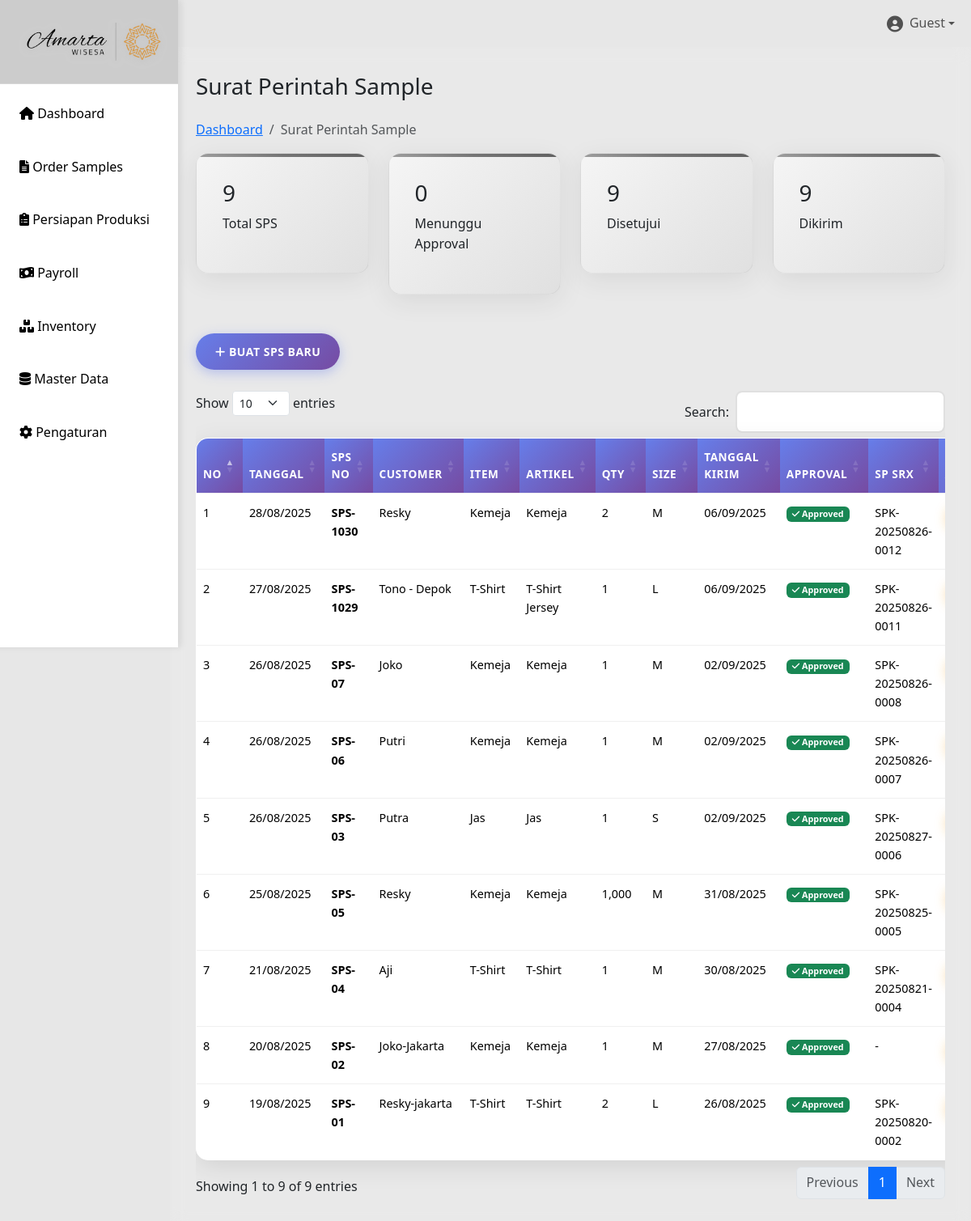
Page /sps-sample.php on the earlier database version.
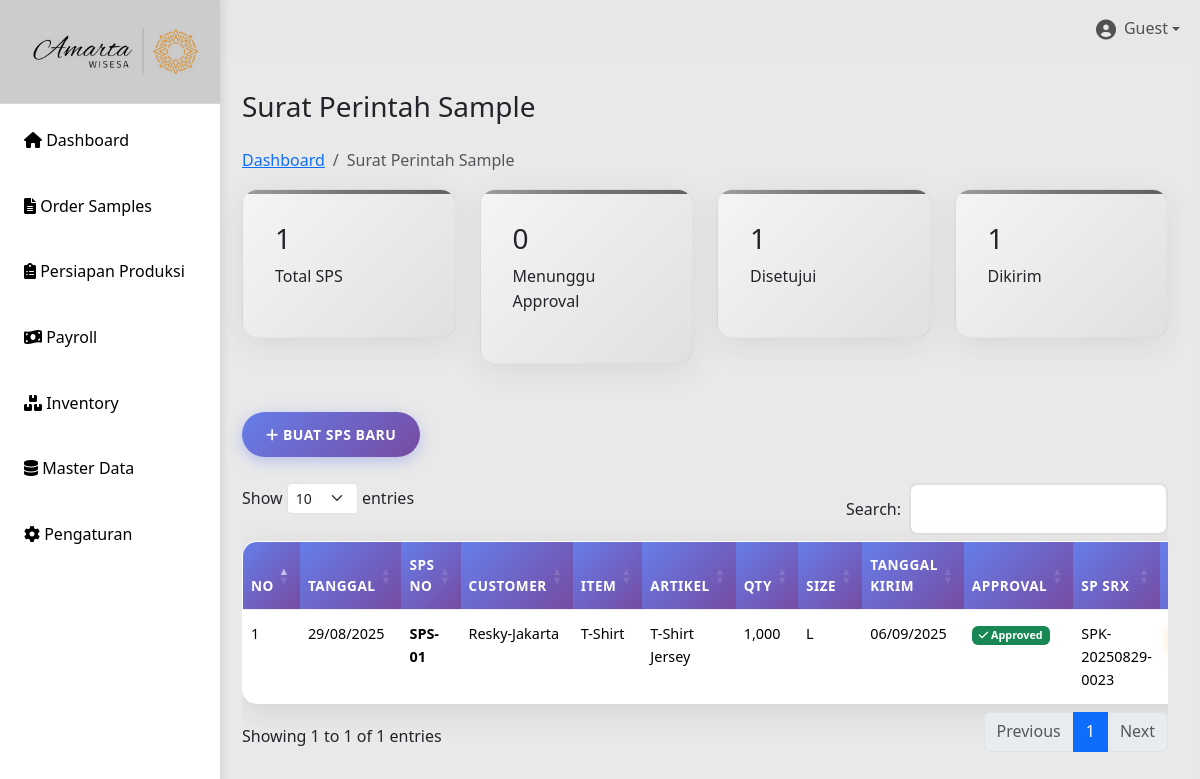
Same page on the later database version.
### tables this page shows
CREATE TABLE `sps` (
  `id` int(10) UNSIGNED NOT NULL,
  `tanggal` date DEFAULT NULL,
  `sps_no` varchar(20) DEFAULT NULL,
  `customer` varchar(100) DEFAULT NULL,
  `item` varchar(100) DEFAULT NULL,
  `artikel` varchar(100) DEFAULT NULL,
  `qty` int(11) DEFAULT NULL,
  `size` varchar(20) DEFAULT NULL,
  `sample_product` varchar(255) DEFAULT NULL,
  `design` varchar(255) DEFAULT NULL,
  `st_chart` varchar(255) DEFAULT NULL,
  `material_sm` varchar(255) DEFAULT NULL,
  `pola_sample` varchar(255) DEFAULT NULL,
  `buat_sample` varchar(255) DEFAULT NULL,
  `kirim` date DEFAULT NULL,
  `approval` varchar(100) DEFAULT NULL,
  `sp_srx` varchar(100) DEFAULT NULL
);

### sps-sample.php (the view, shortened to what this page needs)
<?php
include "includes/header.php";
include "config/db.php";
$result = $conn->query("SELECT * FROM sps ORDER BY id DESC");
$pending_result = $conn->query("SELECT COUNT(*) as pending_count FROM sps WHERE approval = '' OR approval IS NULL");
$pending_count = $pending_result->fetch_assoc()['pending_count'];
$approved_result = $conn->query("SELECT COUNT(*) as approved_count FROM sps WHERE approval != '' AND approval IS NOT NULL");
$approved_count = $approved_result->fetch_assoc()['approved_count'];
$kirim_result = $conn->query("SELECT COUNT(*) as kirim_count FROM sps WHERE approval ='Approved' ");
$kirim_count = $kirim_result->fetch_assoc()['kirim_count'];
?>
    <main class="main-content">
            <div>
                <h1 class="h3 mb-4">Surat Perintah Sample</h1>
                <nav aria-label="breadcrumb">
                    <ol class="breadcrumb">
                        <li class="breadcrumb-item"><a href="index.php">Dashboard</a></li>
                        <li class="breadcrumb-item active">Surat Perintah Sample</li>
                    </ol>
                </nav>
            </div>
        <div class="row mb-4">
            <div class="col-md-3">
                <div class="stats-card">
                    <h3><?php echo $result->num_rows; ?></h3>
                    <p>Total SPS</p>
                </div>
            </div>
            <div class="col-md-3">
                <div class="stats-card">
                    <h3><?php echo $pending_count; ?></h3>
                    <p>Menunggu Approval</p>
                </div>
            </div>
            <div class="col-md-3">
                <div class="stats-card">
                    <h3><?php echo $approved_count; ?></h3>
                    <p>Disetujui</p>
                </div>
            </div>
            <div class="col-md-3">
                <div class="stats-card">
                    <h3><?php echo $kirim_count; ?></h3>
                    <p>Dikirim</p>
                </div>
            </div>
        </div>
        <div>
            <button class="btn btn-primary" data-bs-toggle="modal" data-bs-target="#spsModal">
                <i class="fas fa-plus"></i> Buat SPS Baru
            </button>
        </div><br>
        <div class="table-container">
            <div class="table-responsive">
                <table id="sppTable" class="table table-hover">
                    <thead>
                        <tr>
                            <th>No</th>
                            <th>Tanggal</th>
                            <th>SPS No</th>
                            <th>Customer</th>
                            <th>Item</th>
                            <th>Artikel</th>
                            <th>Qty</th>
                            <th>Size</th>
                            <th>Tanggal Kirim</th>
                            <th>Approval</th>
                            <th>SP SRX</th>
                            <th>Aksi</th>
                        </tr>
                    </thead>
                    <tbody>
                        <?php $no=1; while($row = $result->fetch_assoc()): ?>
                        <tr>
                            <td><?= $no++ ?></td>
                            <td><?= date('d/m/Y', strtotime($row['tanggal'])) ?></td>
                            <td><strong><?= $row['sps_no'] ?></strong></td>
                            <td><?= $row['customer'] ?></td>
                            <td><?= $row['item'] ?></td>
                            <td><?= $row['artikel'] ?></td>
                            <td><?= number_format($row['qty']) ?></td>
                            <td><?= $row['size'] ?></td>
                            <td><?= $row['kirim'] ? date('d/m/Y', strtotime($row['kirim'])) : '-' ?></td>
                            <td>
                                <?php if($row['approval']): ?>
                                    <span class="badge bg-success"><i class="fas fa-check"></i> <?= $row['approval'] ?></span>
                                <?php else: ?>
                                    <span class="badge bg-warning"><i class="fas fa-clock"></i> Pending</span>
                                <?php endif; ?>
                            </td>
                            <td><?= $row['sp_srx'] ?: '-' ?></td>
                            <td>
                            </td>
                        </tr>
                        <?php endwhile; ?>
                    </tbody>
                </table>
            </div>
        </div>
    </main>
<?php include 'includes/footer.php';

### includes/header.php (shortened to what this page needs)
<!DOCTYPE html>
<html lang="id">
<head>
    <link href="https://cdn.jsdelivr.net/npm/bootstrap@5.3.3/dist/css/bootstrap.min.css" rel="stylesheet">
    <link href="https://cdnjs.cloudflare.com/ajax/libs/font-awesome/6.0.0/css/all.min.css" rel="stylesheet">
    <link href="https://cdn.datatables.net/1.13.7/css/dataTables.bootstrap5.min.css" rel="stylesheet">
    <link rel="stylesheet" href="css/style.css">
</head>
<body>
    <?php include 'navbar.php'; ?>
    <?php include 'sidebar.php';?>

### includes/navbar.php (shortened to what this page needs)
<nav class="navbar navbar-expand ">
        <div class="container-fluid">
            <span class="navbar-brand">CV. Amarta Wisesa</span>
            <ul class="navbar-nav ms-auto">
                <li class="nav-item dropdown">
                    <a class="nav-link dropdown-toggle d-flex align-items-center" href="#" role="button" data-bs-toggle="dropdown">
                        <i class="fas fa-user-circle fa-lg me-2"></i>
                        <?php echo htmlspecialchars($_SESSION['username'] ?? 'Guest'); ?>
                    </a>
                </li>
            </ul>
        </div>
    </nav>

### includes/sidebar.php
<nav class="sidebar" id="sidebar">
    <div class="sidebar-header">
        <img src="img/amarta-wisesa.png" alt="Amarta Wisesa Logo" class="sidebar-logo">
    </div>
    <ul class="sidebar-nav">
        <li>
            <a href="index.php" class="nav-link <?php echo basename($_SERVER['PHP_SELF']) == 'index.php' ? 'active' : ''; ?>">
                <i class="fas fa-home"></i>
                Dashboard
            </a>
        </li>
        <li>
            <a href="sps-sample.php" class="nav-link <?php echo basename($_SERVER['PHP_SELF']) == 'sps-sample.php' ? 'active' : ''; ?>">
                <i class="fas fa-file-alt"></i>
                Order Samples
            </a>
        </li>
        <li>
            <a href="persiapan.php" class="nav-link <?php echo basename($_SERVER['PHP_SELF']) == 'persiapan.php' ? 'active' : ''; ?>">
                <i class="fas fa-clipboard-list"></i>
                Persiapan Produksi
            </a>
        </li>
        <li>
            <a href="payroll.php" class="nav-link <?php echo basename($_SERVER['PHP_SELF']) == 'payroll.php' ? 'active' : ''; ?>">
                <i class="fas fa-money-bill-wave"></i>
                Payroll
            </a>
        </li>
        <li>
            <a href="inventory.php" class="nav-link <?php echo basename($_SERVER['PHP_SELF']) == 'inventory.php' ? 'active' : ''; ?>">
                <i class="fas fa-boxes"></i>
                Inventory
            </a>
        </li>
        <li>
            <a href="master-data.php" class="nav-link <?php echo basename($_SERVER['PHP_SELF']) == 'master-data.php' ? 'active' : ''; ?>">
                <i class="fas fa-database"></i>
                Master Data
            </a>
        </li>
        <li>
            <a href="pengaturan.php" class="nav-link <?php echo basename($_SERVER['PHP_SELF']) == 'pengaturan.php' ? 'active' : ''; ?>">
                <i class="fas fa-cog"></i>
                Pengaturan
            </a>
        </li>
    </ul>
</nav>

### includes/footer.php (shortened to what this page needs)
</body>
</html>

### css/style.css (style rules this page uses)
* { margin: 0; padding: 0; box-sizing: border-box; }
body { font-family: 'Segoe UI', Tahoma, Geneva, Verdana, sans-serif; background: #e7e7e7ff; min-height: 100vh; line-height: 1.6; }
.sidebar { background: #ffffff; width: 260px; height: 100vh; position: fixed; left: -40px; top: 0; padding-top: 0; box-shadow: 4px 0 8px rgba(0,0,0,0.08); overflow-y: auto; transition: all 0.3s cubic-bezier(0.4, 0, 0.2, 1); z-index: 1000; }
.sidebar::before { content: ''; position: absolute; top: 0; left: 0; right: 0; bottom: 0; background: linear-gradient(45deg, rgba(255,255,255,0.3) 0%, rgba(255,255,255,0.1) 50%, rgba(255,255,255,0.2) 100%); pointer-events: none; }
.sidebar-header { background: rgba(0,0,0,0.2); padding: 1.5rem 1rem; text-align: left; backdrop-filter: blur(10px); border-bottom: 1px solid rgba(255,255,255,0.2); }
.sidebar-logo { width: 100%; max-width: 180px; height: auto; margin-left : 50px; transition: all 0.3s ease; filter: drop-shadow(0 2px 4px rgba(189, 189, 189, 0.72)); }
.sidebar ul { list-style: none; }
.sidebar ul li { margin: 0.5rem 1rem; border-radius: 8px; overflow: hidden; transition: all 0.3s ease; }
.sidebar ul li a { color: #000000; text-decoration: none; display: block; padding: 1rem; transition: all 0.3s ease; position: relative; overflow: hidden; }
.sidebar ul li a::before { content: ''; position: absolute; top: 0; left: -100%; width: 100%; height: 100%; background: linear-gradient(90deg, transparent, rgba(255,255,255,0.2), transparent); transition: left 0.5s; }
.main-content { margin-left: 210px; padding: 2rem; background: rgba(255,255,255,0.1); backdrop-filter: blur(10px); min-height: 100vh; }
.stats-card { background: linear-gradient(135deg, #f5f5f5, #e0e0e0); border-radius: 15px; padding: 2rem; margin-bottom: 1.5rem; box-shadow: 0 8px 32px rgba(0,0,0,0.08); border: 1px solid rgba(158, 158, 158, 0.2); transition: transform 0.3s ease, box-shadow 0.3s ease; position: relative; overflow: hidden; }
.stats-card::before { content: ''; position: absolute; top: 0; left: 0; right: 0; height: 4px; background: linear-gradient(90deg, #9e9e9e, #757575, #616161); }
.table { width: 100%; border-collapse: separate; border-spacing: 0; background: white; border-radius: 15px; overflow: hidden; box-shadow: 0 8px 32px rgba(0,0,0,0.1); border: 1px solid rgba(255,255,255,0.2); }
.table th, .table td { padding: 12px 8px; text-align: left; border-bottom: 1px solid #f0f0f0; font-size: 0.9rem; }
.table th { background: linear-gradient(135deg, #667eea, #764ba2); color: white; font-weight: 600; text-transform: uppercase; letter-spacing: 0.5px; font-size: 0.85rem; }
.table tr { transition: all 0.3s ease; }
.table tr:last-child td { border-bottom: none; }
.btn { padding: 12px 24px; border: none; border-radius: 25px; cursor: pointer; text-decoration: none; display: inline-block; font-size: 14px; font-weight: 600; text-transform: uppercase; letter-spacing: 0.5px; transition: all 0.3s ease; position: relative; overflow: hidden; }
.btn::before { content: ''; position: absolute; top: 50%; left: 50%; width: 0; height: 0; background: rgba(255,255,255,0.2); border-radius: 50%; transform: translate(-50%, -50%); transition: width 0.6s, height 0.6s; }
.btn-primary { background: linear-gradient(135deg, #667eea, #764ba2); color: white; box-shadow: 0 4px 15px rgba(102,126,234,0.4); }

Differences in the rows shown:
removed sps: tanggal "28/08/2025", sps_no "SPS-1030", customer "Resky", item "Kemeja", artikel "Kemeja", qty "2", size "M", kirim "06/09/2025", approval "Approved", sp_srx "SPK-20250826-0012"
removed sps: tanggal "27/08/2025", sps_no "SPS-1029", customer "Tono - Depok", item "T-Shirt", artikel "T-Shirt Jersey", qty "1", size "L", kirim "06/09/2025", approval "Approved", sp_srx "SPK-20250826-0011"
removed sps: tanggal "26/08/2025", sps_no "SPS-07", customer "Joko", item "Kemeja", artikel "Kemeja", qty "1", size "M", kirim "02/09/2025", approval "Approved", sp_srx "SPK-20250826-0008"
removed sps: tanggal "26/08/2025", sps_no "SPS-06", customer "Putri", item "Kemeja", artikel "Kemeja", qty "1", size "M", kirim "02/09/2025", approval "Approved", sp_srx "SPK-20250826-0007"
removed sps: tanggal "26/08/2025", sps_no "SPS-03", customer "Putra", item "Jas", artikel "Jas", qty "1", size "S", kirim "02/09/2025", approval "Approved", sp_srx "SPK-20250827-0006"
removed sps: tanggal "25/08/2025", sps_no "SPS-05", customer "Resky", item "Kemeja", artikel "Kemeja", qty "1,000", size "M", kirim "31/08/2025", approval "Approved", sp_srx "SPK-20250825-0005"
removed sps: tanggal "21/08/2025", sps_no "SPS-04", customer "Aji", item "T-Shirt", artikel "T-Shirt", qty "1", size "M", kirim "30/08/2025", approval "Approved", sp_srx "SPK-20250821-0004"
removed sps: tanggal "20/08/2025", sps_no "SPS-02", customer "Joko-Jakarta", item "Kemeja", artikel "Kemeja", qty "1", size "M", kirim "27/08/2025", approval "Approved", sp_srx "-"
removed sps: tanggal "19/08/2025", sps_no "SPS-01", customer "Resky-jakarta", item "T-Shirt", artikel "T-Shirt", qty "2", size "L", kirim "26/08/2025", approval "Approved", sp_srx "SPK-20250820-0002"
added sps: tanggal "29/08/2025", sps_no "SPS-01", customer "Resky-Jakarta", item "T-Shirt", artikel "T-Shirt Jersey", qty "1,000", size "L", kirim "06/09/2025", approval "Approved", sp_srx "SPK-20250829-0023"
Other differences:
$result->num_rows: "9" → "1"
$approved_count: "9" → "1"
$kirim_count: "9" → "1"
text written by a page script: "Show entries Search: Showing 1 to 9 of 9 entries Previous 1 Next" → "Show entries Search: Showing 1 to 1 of 1 entries Previous 1 Next"
